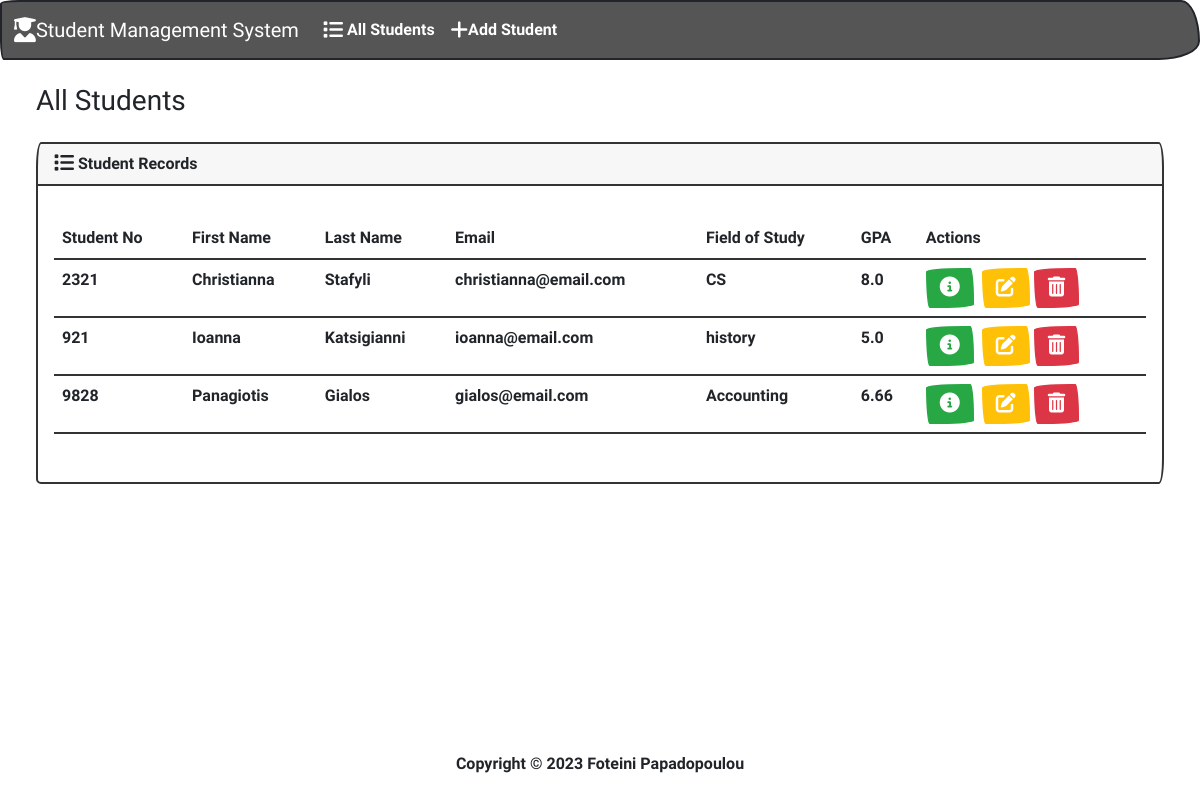
The page / on the database its author committed.
### students/models.py (models this page shows, shortened)
class Student(models.Model):
    student_number = models.PositiveIntegerField()
    first_name = models.CharField(max_length=50)
    last_name = models.CharField(max_length=50)
    email = models.EmailField(max_length=100)
    field_of_study = models.CharField(max_length=50)
    gpa = models.FloatField()

### students/views.py (the view)
# urls.py: path('',views.index, name='index'),
def index(request):
    return render(request, 'students/index.html',{
        'students': Student.objects.all()
    })

### students/templates/students/index.html (shortened to what this page needs)
{% extends "students/base.html" %}
{% block body %}
<h3 class="m-4">All Students</h3>
<div class="row">
    <div class="col-12">
        {% if students %}
        <div class="card bg-light ms-4 me-4 mb-4" style="min-width: 20rem;">
            <div class="card-header"> <i class="fa-solid fa-list fa-lg"></i> Student Records</div>
            <div class="card-body">
              <p class="card-text">
                <div class="table-responsive">
                    <table class="table table-hover">
                        <thead>
                          <tr>
                            <th scope="col">Student No</th>
                            <th scope="col">First Name</th>
                            <th scope="col">Last Name</th>
                            <th scope="col">Email</th>
                            <th scope="col">Field of Study</th>
                            <th scope="col">GPA</th>
                            <th scope="col">Actions</th>
                          </tr>
                        </thead>
                        <tbody>
                          {% for student in students %}
                          <tr>
                            <td>{{ student.student_number }}</td>
                            <td>{{ student.first_name }}</td>
                            <td>{{ student.last_name }}</td>
                            <td>{{ student.email }}</td>
                            <td>{{ student.field_of_study }}</td>
                            <td>{{ student.gpa }}</td>
                            <td>
                              <button type="submit" href="{% url 'view_student' student.id %}" class = "btn btn-success me-1" data-bs-toggle="modal" data-bs-target="#myModal{{student.id}}">
                                <i class="fa-solid fa-circle-info fa-lg"></i>
                              </button>
                              <a href="{% url 'edit' student.id %}" class = "btn btn-warning ">
                                <i class="fa-solid fa-pen-to-square fa-lg"></i>
                              </a>
                              <button href="{% url 'delete' student.id %}" class = "btn btn-danger " data-bs-toggle="modal" data-bs-target="#delete{{student.id}}">
                                <i class="fa-solid fa-trash-can fa-lg"></i>
                              </button>
                            </td>
                          </tr>
                          {% endfor %}
                        </tbody>
                      </table>
                </div>
              </p>
            </div>
        </div>
        {% else %}
        <h5 class="alert alert-primary ms-4 me-4 mb-4">
            No student Records
        </h5>
        {% endif %}
    </div>
</div>
{% endblock %}

### students/templates/students/base.html (shortened to what this page needs)
{% load static %}
<!DOCTYPE html>
<html lang="en">
<head>
    <link rel="stylesheet" href="https://cdnjs.cloudflare.com/ajax/libs/font-awesome/6.2.1/css/all.min.css"/>
    <link href="{% static 'css/bootstrap.min.css' %}" rel="stylesheet">
</head>
<body class="d-flex flex-column min-vh-100">
    <nav class="navbar navbar-expand-lg navbar-dark bg-dark">
        <div class="container-fluid">
          <a class="navbar-brand" href="{% url 'index' %}">
            <i class="fa-solid fa-user-graduate fa-lg"></i>Student Management System</a>
          <div class="collapse navbar-collapse" id="navbarColor02">
            <ul class="navbar-nav me-auto">
              <li class="nav-item">
                <a class="nav-link" href="{% url 'index' %}">
                    <i class="fa-solid fa-list fa-lg"></i> All Students</a>
              </li>
              <li class="nav-item">
                <a class="nav-link" href="{% url 'add' %}">
                    <i class="fa-solid fa-plus fa-lg"></i>Add Student</a>
              </li>
            </ul>
          </div>
        </div>
      </nav>
      <div class="container-fluid">
        {% block body %}
        {% endblock %}
      </div>
      <footer class="mt-auto mb-4">
        <div class="text-center">
            <span>
                Copyright &copy; <script>document.write(new Date().getFullYear())</script> Foteini Papadopoulou
            </span>
        </div>
      </footer>
</body>
</html>

### rows shown on the page
Student: student_number "2321", first_name "Christianna", last_name "Stafyli", email "christianna@email.com", field_of_study "CS", gpa "8.0"
Student: student_number "921", first_name "Ioanna", last_name "Katsigianni", email "ioanna@email.com", field_of_study "history", gpa "5.0"
Student: student_number "9828", first_name "Panagiotis", last_name "Gialos", email "gialos@email.com", field_of_study "Accounting", gpa "6.66"
